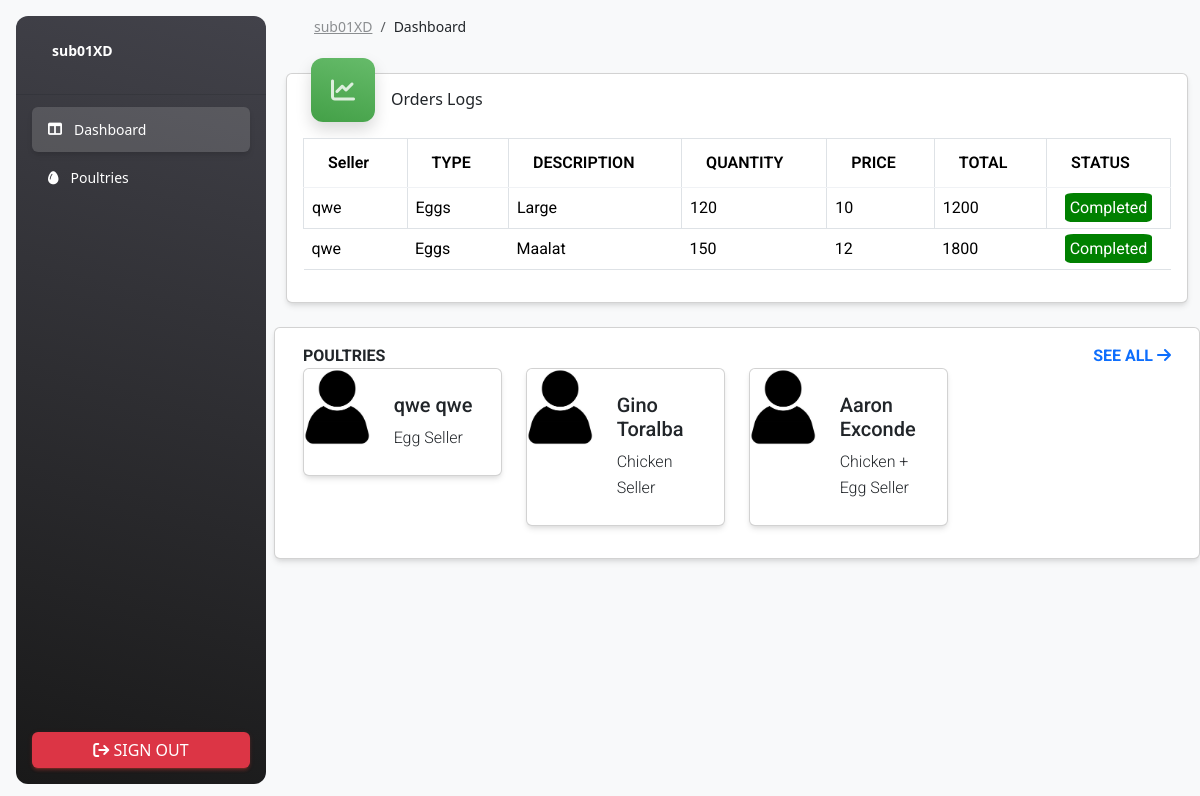
The app's page /customer/customer_dashboard.php (signed in) with its own data.
### tables this page shows
CREATE TABLE `tbl_orders` (
  `O_ID` int(11) NOT NULL,
  `O_Customer` varchar(255) NOT NULL,
  `O_Seller` varchar(255) NOT NULL,
  `O_ProductID` int(11) NOT NULL,
  `O_QTY` bigint(20) NOT NULL,
  `O_Total` double NOT NULL,
  `O_Status` varchar(255) NOT NULL,
  `O_Date` date NOT NULL
);

CREATE TABLE `tbl_products` (
  `P_ID` int(11) NOT NULL,
  `P_Seller` varchar(255) NOT NULL,
  `P_Type` varchar(255) NOT NULL,
  `P_Description` varchar(255) NOT NULL,
  `P_Price` varchar(255) NOT NULL
);

CREATE TABLE `tbl_users` (
  `User_ID` int(11) NOT NULL,
  `Date_Created` date NOT NULL,
  `Name` varchar(255) NOT NULL,
  `Surname` varchar(255) NOT NULL,
  `Address` varchar(255) NOT NULL,
  `Contact` varchar(255) NOT NULL,
  `Username` varchar(255) NOT NULL,
  `Password` varchar(255) NOT NULL,
  `Type` int(11) NOT NULL,
  `Status` varchar(255) NOT NULL
);

### customer/customer_dashboard.php (the view, shortened to what this page needs)
<?php
include ("assets/php/config.php");
if (!isset($_SESSION['User'])) {
    header("Location: ../customer_login.php");
    exit();
} else {
    $customer = $_SESSION['User'];
}
?>
<!DOCTYPE html>
<html lang="en">
<head>
    <link id="pagestyle" href="assets/css/material-dashboard.css?v=3.1.0" rel="stylesheet" />
    <link href="https://cdnjs.cloudflare.com/ajax/libs/font-awesome/6.0.0/css/all.min.css" rel="stylesheet" />
    <link href="https://cdn.jsdelivr.net/npm/bootstrap@5.3.3/dist/css/bootstrap.min.css" rel="stylesheet"
>
    <link rel="stylesheet" href="https://cdn.jsdelivr.net/npm/flatpickr/dist/flatpickr.min.css">
    <link rel="stylesheet" href="//cdn.datatables.net/2.0.2/css/dataTables.dataTables.min.css">
</head>
<body class="g-sidenav-show  bg-gray-100">
    <aside
        class="sidenav navbar navbar-vertical navbar-expand-xs border-0 border-radius-xl my-3 fixed-start ms-3   bg-gradient-dark"
        id="sidenav-main">
        <div class="sidenav-header">
            <a class="navbar-brand m-0" href="admin_dashboard.php" target="_blank">
                <span class="ms-1 font-weight-bold text-white">
                    <?php echo $_SESSION['User'] ?>
                </span>
            </a>
        </div>
        <hr class="horizontal light mt-0 mb-2">
        <div class="collapse navbar-collapse  w-auto " id="sidenav-collapse-main">
            <ul class="navbar-nav">
                <li class="nav-item">
                    <a class="nav-link text-white active" href="customer_dashboard.php">
                        <div class="text-white text-center me-2 d-flex align-items-center justify-content-center">
                            <i class="fa-solid fa-table-columns"></i>
                        </div>
                        <span class="nav-link-text ms-1">Dashboard</span>
                    </a>
                </li>
                <li class="nav-item">
                    <a class="nav-link text-white" href="customer_poultry.php">
                        <div class="text-white text-center me-2 d-flex align-items-center justify-content-center">
                            <i class="fa-solid fa-egg"></i>
                        </div>
                        <span class="nav-link-text ms-1">Poultries</span>
                    </a>
                </li>
            </ul>
        </div>
        <div class="sidenav-footer position-absolute w-100 bottom-0 ">
            <div class="mx-3">
                <a class="btn btn-danger w-100" href="#" onclick="logout();">
                    <i class="fa-solid fa-sign-out"></i>&nbsp;Sign Out</a>
            </div>
        </div>
    </aside>
    <main class="main-content border-radius-lg ">
        <nav class="navbar navbar-main navbar-expand-lg px-0 mx-4 shadow-none border-radius-xl" id="navbarBlur"
            data-scroll="true">
            <div class="container-fluid py-1 px-3">
                <nav aria-label="breadcrumb">
                    <ol class="breadcrumb bg-transparent mb-0 pb-0 pt-1 px-0 me-sm-6 me-5">
                        <li class="breadcrumb-item text-sm"><a class="opacity-5 text-dark" href="javascript:;">
                                <?php echo $_SESSION['User'] ?>
                            </a>
                        </li>
                        <li class="breadcrumb-item text-sm text-dark active" aria-current="page">Dashboard</li>
                    </ol>
                </nav>
            </div>
        </nav>
        <div class="container-fluid py-4">
            <div class="row">
                <div class="col-lg-12 position-relative z-index-2">
                    <div class="row">
                        <div class="col-12">
                            <div class="card mb-4 ">
                                <div class="d-flex flex-row">
                                    <div
                                        class="icon icon-shape icon-lg bg-gradient-success shadow text-center border-radius-xl mt-n3 ms-4">
                                        <i class="fa-solid fa-chart-line"></i>
                                    </div>
                                    <h6 class="mt-3 mb-2 ms-3 ">Orders Logs</h6>
                                </div>
                                <div class="card-body p-3">
                                    <div class="row">
                                        <div class="col-lg-12 col-md-7">
                                            <div class="table-responsive" id="containerSalesTable">
                                                <table class="table table-bordered" id="tblOrderLogs"
                                                    style="width:100%">
                                                    <thead>
                                                        <tr>
                                                            <th>Seller</th>
                                                            <th>TYPE</th>
                                                            <th>DESCRIPTION</th>
                                                            <th>QUANTITY</th>
                                                            <th>PRICE</th>
                                                            <th>TOTAL</th>
                                                            <th>STATUS</th>
                                                        </tr>
                                                    </thead>
                                                    <tbody>
                                                        <?php
                                                        $sql = "SELECT * FROM `tbl_orders` LEFT JOIN tbl_products ON tbl_orders.O_ProductID = tbl_products.P_ID WHERE O_Customer='$customer'";
                                                        $result = $db->query($sql);
                                                        while ($row = $result->fetch_assoc()) { ?>
                                                            <tr>
                                                                <td>
                                                                    <?php echo $row['O_Seller'] ?>
                                                                </td>
                                                                <td>
                                                                    <?php echo $row['P_Type'] ?>
                                                                </td>
                                                                <td>
                                                                    <?php echo $row['P_Description'] ?>
                                                                </td>
                                                                <td>
                                                                    <?php echo $row['O_QTY'] ?>
                                                                </td>
                                                                <td>
                                                                    <?php echo $row['P_Price'] ?>
                                                                </td>
                                                                <td>
                                                                    <?php echo $row['O_Total'] ?>
                                                                </td>
                                                                <td style="text-align:center;">
                                                                    <?php if ($row['O_Status'] == "Pending"): ?>
                                                                        <span
                                                                            style="border-radius:10%; background-color: gray; padding:5px;">
                                                                            <?php echo $row['O_Status'] ?>
                                                                        </span>
                                                                    <?php elseif ($row['O_Status'] == "Completed"): ?>
                                                                        <span
                                                                            style="border-radius:10%; background-color: green; padding:5px; color: White;">
                                                                            <?php echo $row['O_Status'] ?>
                                                                        </span>
                                                                    <?php endif; ?>
                                                                </td>
                                                            </tr>
                                                        <?php } ?>
                                                    </tbody>
                                                </table>
                                            </div>
                                        </div>
                                    </div>
                                </div>
                            </div>
                        </div>
                    </div>
                </div>
            </div>
            <div class="row">
                <div class="card">
                    <div class="card-body p-3">
                        <div class="row">
                            <div class="col-lg-12">
                                <div class="d-flex flex-column h-100">
                                    <strong>
                                        <span>POULTRIES</span> <a href="customer_poultry.php">
                                            <span style="float:right;">SEE ALL <i class="fas fa-arrow-right"></i></span>
                                        </a>
                                    </strong>
                                    <div class="row d-flex">
                                        <?php
                                        $poultries = "SELECT * FROM tbl_users LIMIT 3";
                                        $result = $db->query($poultries);
                                        while ($row = $result->fetch_assoc()) {
                                            ?>
                                            <div class="col-lg-3">
                                                <a href="customer_poultry_select.php?id=<?php echo $row['User_ID'] ?>"
                                                    style="text-decoration: none">
                                                    <div class="card mb-3">
                                                        <div class="row g-0">
                                                            <div class="col-md-4">
                                                                <img src="assets/images/person.jpg"
                                                                    class="img-fluid rounded-start">
                                                            </div>
                                                            <div class="col-md-8">
                                                                <div class="card-body">
                                                                    <h5 class="card-title">
                                                                        <?php echo $row['Name'] ?>
                                                                        <?php echo $row['Surname'] ?>
                                                                    </h5>
                                                                    <?php if ($row['Type'] == 1): ?>
                                                                        <p class="card-text">Chicken Seller</p>
                                                                    <?php elseif ($row['Type'] == 2): ?>
                                                                        <p class="card-text">Egg Seller</p>
                                                                    <?php else: ?>
                                                                        <p class="card-text">Chicken + Egg Seller </p>
                                                                    <?php endif; ?>
                                                                </div>
                                                            </div>
                                                        </div>
                                                    </div>
                                                </a>
                                            </div>
                                        <?php } ?>
                                    </div>
                                </div>
                            </div>
                        </div>
                    </div>
                </div>
            </div>
        </div>
    </main>
</body>
</html>

### records on screen
tbl_orders: O_Seller "qwe", tbl_products.P_Type "Eggs", tbl_products.P_Description "Large", O_QTY "120", tbl_products.P_Price "10", O_Total "1200", O_Status "Completed"
tbl_orders: O_Seller "qwe", tbl_products.P_Type "Eggs", tbl_products.P_Description "Maalat", O_QTY "150", tbl_products.P_Price "12", O_Total "1800", O_Status "Completed"
tbl_users: Name "qwe", Surname "qwe", Type "Egg Seller"
tbl_users: Name "Gino", Surname "Toralba", Type "Chicken Seller"
tbl_users: Name "Aaron", Surname "Exconde", Type "Chicken + Egg Seller"

### other values on screen
$_SESSION['User'] "sub01XD"
